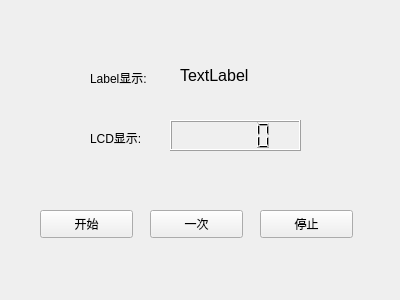
<?xml version="1.0" encoding="UTF-8"?>
<ui version="4.0">
 <class>Form</class>
 <widget class="QWidget" name="Form">
  <property name="geometry">
   <rect>
    <x>0</x>
    <y>0</y>
    <width>400</width>
    <height>300</height>
   </rect>
  </property>
  <property name="windowTitle">
   <string>Form</string>
  </property>
  <widget class="QLabel" name="label">
   <property name="geometry">
    <rect>
     <x>180</x>
     <y>60</y>
     <width>91</width>
     <height>31</height>
    </rect>
   </property>
   <property name="font">
    <font>
     <family>Arial</family>
     <pointsize>12</pointsize>
    </font>
   </property>
   <property name="text">
    <string>TextLabel</string>
   </property>
  </widget>
  <widget class="QLCDNumber" name="lcdNumber">
   <property name="geometry">
    <rect>
     <x>170</x>
     <y>120</y>
     <width>131</width>
     <height>31</height>
    </rect>
   </property>
  </widget>
  <widget class="QLabel" name="label_2">
   <property name="geometry">
    <rect>
     <x>90</x>
     <y>70</y>
     <width>81</width>
     <height>16</height>
    </rect>
   </property>
   <property name="text">
    <string>Label显示:</string>
   </property>
  </widget>
  <widget class="QLabel" name="label_3">
   <property name="geometry">
    <rect>
     <x>90</x>
     <y>130</y>
     <width>72</width>
     <height>15</height>
    </rect>
   </property>
   <property name="text">
    <string>LCD显示:</string>
   </property>
  </widget>
  <widget class="QPushButton" name="btn_start">
   <property name="geometry">
    <rect>
     <x>40</x>
     <y>210</y>
     <width>93</width>
     <height>28</height>
    </rect>
   </property>
   <property name="text">
    <string>开始</string>
   </property>
  </widget>
  <widget class="QPushButton" name="btn_once">
   <property name="geometry">
    <rect>
     <x>150</x>
     <y>210</y>
     <width>93</width>
     <height>28</height>
    </rect>
   </property>
   <property name="text">
    <string>一次</string>
   </property>
  </widget>
  <widget class="QPushButton" name="btn_stop">
   <property name="geometry">
    <rect>
     <x>260</x>
     <y>210</y>
     <width>93</width>
     <height>28</height>
    </rect>
   </property>
   <property name="text">
    <string>停止</string>
   </property>
  </widget>
 </widget>
 <resources/>
 <connections/>
</ui>
